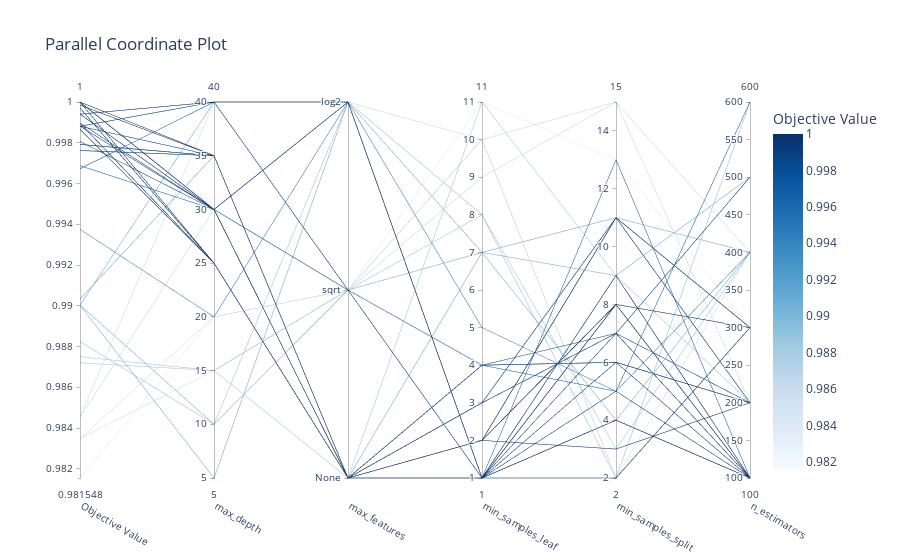

This figure's notebook cell:
### Code cell
fig = optuna.visualization.plot_parallel_coordinate(study2)
fig.show()

### Figure 1 — Plotly figure (JSON) as saved in the notebook; plotly's stock layout.template omitted (floating-point values rounded to 4 significant figures)
{"data": [{"dimensions": [{"label": "Objective Value", "range": [0.9815, 1], "values": [0.9903, 0.9815, 0.9845, 0.9845, 0.9937, 0.9994, 0.9882, 0.9835, 0.99, 1, 0.9875, 0.9835, 0.9969, 0.99, 0.9999, 0.9872, 1.0, 1.0, 1, 1, 1, 1, 0.999, 0.9981, 0.9979, 0.9979, 0.9979, 0.9979, 0.9988, 0.9976, 0.9976, 0.9976, 0.9987, 0.9987, 0.9987, 0.9987, 0.9987, 0.9987, 0.999, 0.999, 0.9997, 0.9997, 0.9988, 0.9988, 0.9988, 0.9967, 0.9994, 0.99, 0.9994, 0.9994]}, {"label": "max_depth", "range": [5, 40], "values": [35, 20, 30, 40, 20, 40, 10, 15, 10, 35, 15, 20, 30, 40, 35, 15, 30, 25, 30, 30, 30, 30, 30, 30, 35, 35, 35, 35, 35, 35, 35, 35, 25, 25, 25, 25, 25, 25, 25, 25, 25, 25, 30, 40, 40, 40, 40, 5, 30, 30]}, {"label": "max_features", "range": [0, 2], "ticktext": ["None", "sqrt", "log2"], "tickvals": [0, 1, 2], "values": [0, 1, 1, 2, 2, 1, 2, 1, 1, 0, 1, 1, 1, 2, 0, 0, 0, 0, 0, 0, 0, 0, 0, 0, 0, 0, 0, 0, 0, 0, 0, 0, 0, 0, 0, 0, 0, 0, 0, 0, 0, 0, 2, 2, 2, 2, 2, 2, 2, 2]}, {"label": "min_samples_leaf", "range": [1, 11], "values": [7, 11, 9, 10, 5, 1, 8, 10, 7, 1, 8, 10, 4, 7, 2, 11, 1, 1, 1, 1, 1, 1, 3, 4, 4, 4, 4, 4, 3, 3, 3, 3, 2, 2, 2, 2, 2, 2, 2, 2, 2, 2, 1, 1, 1, 1, 1, 1, 1, 1]}, {"label": "min_samples_split", "range": [2, 15], "values": [11, 13, 15, 15, 5, 7, 2, 2, 4, 2, 3, 2, 5, 9, 3, 9, 9, 9, 8, 8, 5, 6, 7, 7, 6, 6, 6, 6, 7, 11, 11, 11, 11, 11, 11, 11, 11, 11, 8, 8, 8, 8, 8, 8, 8, 13, 4, 4, 4, 4]}, {"label": "n_estimators", "range": [100, 600], "values": [400, 300, 400, 200, 400, 500, 600, 400, 400, 300, 400, 300, 600, 500, 200, 200, 100, 100, 100, 100, 100, 100, 100, 100, 200, 200, 200, 200, 200, 200, 200, 200, 300, 300, 300, 300, 300, 300, 300, 300, 100, 100, 100, 100, 100, 100, 100, 100, 100, 100]}], "labelangle": 30, "labelside": "bottom", "line": {"color": [0.9903, 0.9815, 0.9845, 0.9845, 0.9937, 0.9994, 0.9882, 0.9835, 0.99, 1, 0.9875, 0.9835, 0.9969, 0.99, 0.9999, 0.9872, 1.0, 1.0, 1, 1, 1, 1, 0.999, 0.9981, 0.9979, 0.9979, 0.9979, 0.9979, 0.9988, 0.9976, 0.9976, 0.9976, 0.9987, 0.9987, 0.9987, 0.9987, 0.9987, 0.9987, 0.999, 0.999, 0.9997, 0.9997, 0.9988, 0.9988, 0.9988, 0.9967, 0.9994, 0.99, 0.9994, 0.9994], "colorbar": {"title": {"text": "Objective Value"}}, "colorscale": [[0, "rgb(247,251,255)"], [0.125, "rgb(222,235,247)"], [0.25, "rgb(198,219,239)"], [0.375, "rgb(158,202,225)"], [0.5, "rgb(107,174,214)"], [0.625, "rgb(66,146,198)"], [0.75, "rgb(33,113,181)"], [0.875, "rgb(8,81,156)"], [1, "rgb(8,48,107)"]], "reversescale": false, "showscale": true}, "type": "parcoords"}], "layout": {"title": {"text": "Parallel Coordinate Plot"}}}
